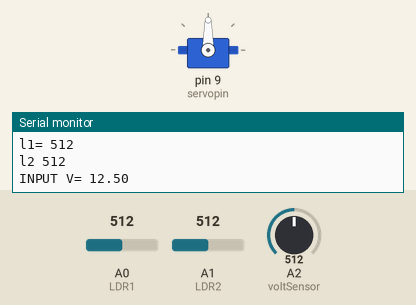
Simulated run of this sketch. Board: Arduino Uno, built with avr-gcc and run on an emulated ATmega328P. Parts: servo, the last lines printed to the serial monitor. The test bench sets the inputs (shaded band); at power-on: A0 (LDR1) = 512, A1 (LDR2) = 512, A2 (voltSensor) = 512.

Above: at 3.2 s.
3.3 s: A0 (LDR1) set to 525
At 4.6 s:
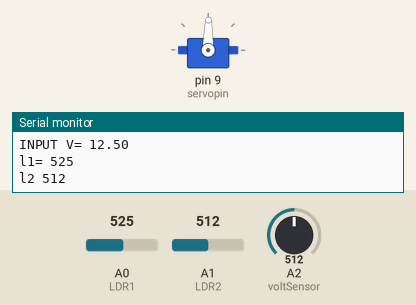
6.6 s: A0 (LDR1) set to 511
At 7.9 s:
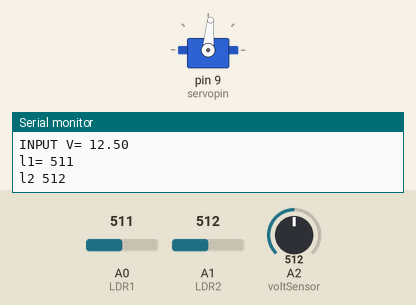
8.2 s: A1 (LDR2) set to 491
At 9.5 s:
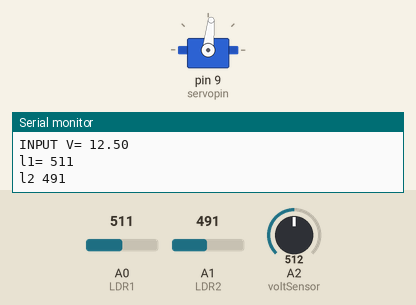
11.5 s: A1 (LDR2) set to 511
At 11.9 s:
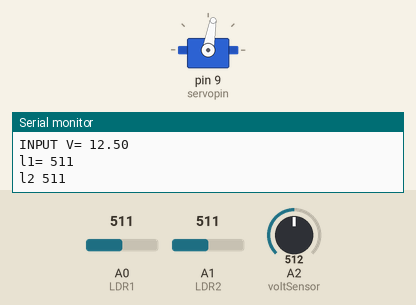
13.0 s: A0 (LDR1) set to 716
At 15.0 s:
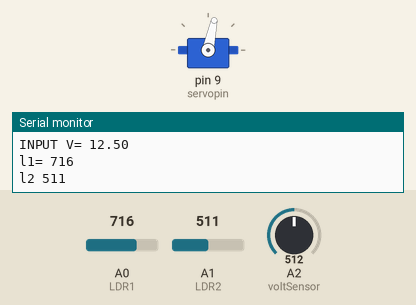
16.3 s: A0 (LDR1) set to 306
Timing chart, 0 to 33.4 s (numbered marks = the images above; inputs shaded):
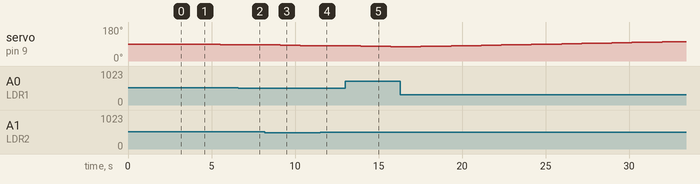

The sketch:

Solar_Tracker.ino
```cpp
#include <Servo.h>      //including the library of servo motor
Servo sg90;             //initializing a variable for servo named sg90
int initial_position = 90;   //Declaring the initial position at 90
int LDR1 = A0;          //Pin at which LDR is connected
int LDR2 = A1;          //Pin at which LDR is connected
int voltSensor=A2;
int error = 5;          //initializing variable for error
int servopin=9;
int i=0;


float vout = 0.0;
float vin = 0.0;
float Ra = 30000.0;
float Rb = 7500.0;
float value = 0;


void setup()
{

  sg90.attach(servopin);  // attaches the servo on pin 9
  pinMode(LDR1, INPUT);   //Making the LDR pin as input
  pinMode(LDR2, INPUT);
  pinMode(voltSensor, INPUT);
  sg90.write(initial_position);   //Move servo at 90 degree
  delay(2000);
  Serial.begin(9600);// giving a delay of 2 seconds
}

void loop()
{
  int R1 = analogRead(LDR1); // reading value from LDR 1
  int R2 = analogRead(LDR2); // reading value from LDR 2
  int diff1= abs(R1 - R2);   // Calculating the difference between the LDR's
  int diff2= abs(R2 - R1);

Serial.print("l1= ");
  Serial.println(R1);
  Serial.print("l2 ");
  Serial.println(R2);
  delay(500);
  if((diff1 <= error) || (diff2 <= error)) {
    //if the difference is under the error then do nothing
  } else {
    if(R1 > R2)
    {
      initial_position = --initial_position;  //Move the servo towards 0 degree
    }
    if(R1 < R2)
    {
      initial_position = ++initial_position; //Move the servo towards 180 degree
    }
  }
//  Serial.println(i);
//  Serial.println(initial_position);
//  Serial.println(R1);
//  Serial.println(R2);
    sg90.write(initial_position); // write the position to servo

     value = analogRead(voltSensor);
   vout = (value * 5.0) / 1024.0; // see text
   vin = vout / (Rb/(Ra+Rb));
  // vin=value;
  //vin= map(value,0,1023,0,5);

  Serial.print("INPUT V= ");
  Serial.println(vin);


    delay(100);
}
```

Measured:
- after the input at 3.3 s, servo on pin 9 (servopin): 90° → 89° after 1.0 s, → 88° 0.60 s later, → 87° 0.60 s later, → 86° 0.60 s later
- after the input at 6.6 s, servo on pin 9 (servopin): goes on until 6.7 s, then stays 85°
- after the input at 8.2 s, servo on pin 9 (servopin): 85° → 84° after 0.92 s, → 83° 0.60 s later, → 82° 0.60 s later, → 81° 0.60 s later
- after the input at 11.5 s, servo on pin 9 (servopin): goes on until 11.5 s, then stays 80°
- after the input at 13.0 s, servo on pin 9 (servopin): 80° → 79° after 0.93 s, → 78° 0.60 s later, → 77° 0.60 s later, → 76° 0.60 s later
